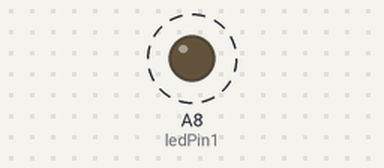
A sketch run on a simulated Arduino Mega 2560, built with avr-gcc and run on an emulated ATmega2560. Parts: output pins drawn as LEDs (lit = HIGH). Dashed ring = blinking.

Above: at 0.2 s.
Timing chart, 0 to 3.0 s (numbered marks = the images above):
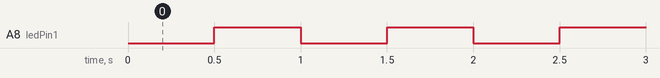

The sketch:

timer_LED.ino
```cpp
/*
    タイマー割り込みLED点滅① for Arduino Mega
    |_ タイマー割り込み処理でLEDを点滅させるプログラム
    |_FlexTimer2ライブラリを使用


    The circuit:
    * 各inputに接続されているコンポーネントのリスト
    * 各outputに接続されているコンポーネントのリスト

    Created R6.03.10
    By
    Modified
    By

    URL:

*/

#include <FlexiTimer2.h>

const int ledPin1 =  A8;
const int ledPin2 =  A9;
const int ledPin3 =  A10;
const int ledPin4 =  A11;

const int inputPin1 = 8;
const int inputPin2 = 7;
const int inputPin3 = 6;
const int inputPin4 = 5;

void swLed(){
  static boolean output = HIGH;
  digitalWrite( ledPin1, output );
  output =!output;
}


void setup() {
  pinMode( ledPin1, OUTPUT );

  FlexiTimer2::set(500, swLed);
  FlexiTimer2::start();
}

void loop() {

}
```

Measured:
- by itself, A8 (ledPin1): alternates HIGH for 0.50 s and LOW for 0.50 s
